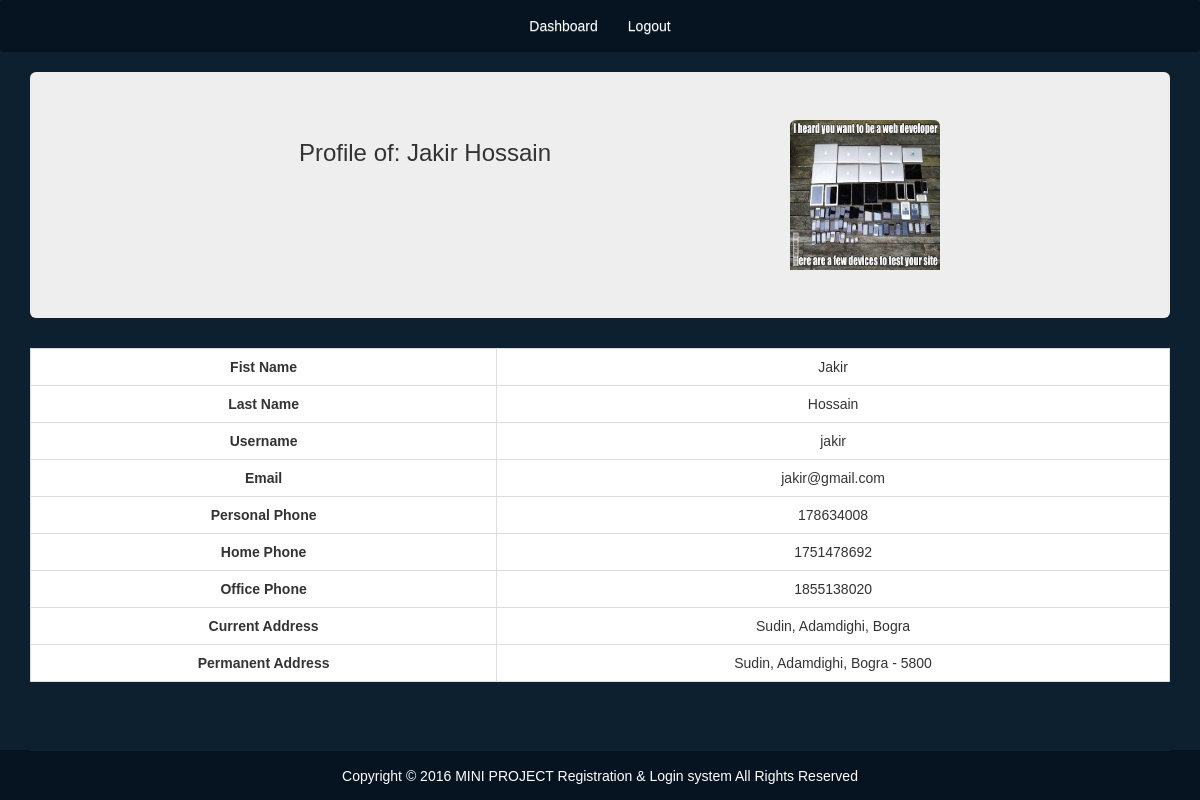
Page /viewprofile.php?id=97 (signed in) on the committed database.
### tables this page shows
CREATE TABLE `profiles` (
  `id` int(11) NOT NULL,
  `user_id` int(11) NOT NULL,
  `first_name` varchar(255) DEFAULT NULL,
  `last_name` varchar(255) DEFAULT NULL,
  `profile_pic` varchar(255) DEFAULT NULL,
  `personal_phone` int(11) DEFAULT NULL,
  `home_phone` int(11) DEFAULT NULL,
  `office_phone` int(11) DEFAULT NULL,
  `current_address` varchar(255) DEFAULT NULL,
  `permanent_address` varchar(255) DEFAULT NULL,
  `created_at` datetime DEFAULT NULL,
  `modified_at` datetime DEFAULT NULL,
  `deleted_at` datetime DEFAULT NULL,
  `modified_by` int(11) DEFAULT NULL
);

CREATE TABLE `users` (
  `id` int(11) NOT NULL,
  `user_group_id` int(11) NOT NULL,
  `unique_id` varchar(255) NOT NULL,
  `username` varchar(255) NOT NULL,
  `password` varchar(255) NOT NULL,
  `email` varchar(255) NOT NULL,
  `modified_at` datetime NOT NULL,
  `created_at` datetime NOT NULL,
  `deleted_at` datetime DEFAULT NULL,
  `is_active` int(11) DEFAULT NULL
);

### app/src/User.php (called while the page is built, shortened)
<?php
class User
{
    public $conn = '';
    public $dbUsserName = 'root';
    public $dbPass = '';
    public $id = '';
    public function __construct()
    {
        try {
            $this->conn = new PDO('mysql:host=localhost;dbname=miniprojectreg', $this->dbUsserName, $this->dbPass);
        } catch (PDOException $e) {
            echo 'ERROR: ' . $e->getMessage();
        }
    }
    public function prepare($data = array())
    {
        if (is_array($data) && array_key_exists('id', $data)) {
            $this->id = $data['id'];
        }
        return $this;
    }
    public function viewProfile()
    {
        $stmt = $this->conn->prepare("SELECT p.first_name, p.last_name, u.username, u.email, p.personal_phone, p.home_phone, p.office_phone, p.current_address, p.permanent_address FROM users u JOIN profiles p ON u.id = p.user_id WHERE u.id = :id");
        $stmt->execute(array(':id' => $this->id));
        $singleUser = $stmt->fetch(PDO::FETCH_ASSOC);
        return $singleUser;
    }
    public function editProfile()
    {
        $stmt = $this->conn->prepare("SELECT p.first_name, p.last_name, p.profile_pic, u.id, u.username, u.email, p.personal_phone, p.home_phone, p.office_phone, p.current_address, p.permanent_address FROM users u JOIN profiles p ON u.id = p.user_id WHERE u.id = :id");
        $stmt->execute(array(':id' => $this->id));
        $singleUser = $stmt->fetch(PDO::FETCH_ASSOC);
        return $singleUser;
    }
}

### viewprofile.php (the view, shortened to what this page needs)
<?php
$user = new User();
$singleuser = $user->prepare($_GET)->viewProfile();
$userPicture = $user->prepare($_GET)->editProfile();
?>
<!doctype html>
<html lang="en-US">
<head>
    <link rel="stylesheet" href="./assets/css/font-awesome.min.css">
    <link rel="stylesheet" href="./assets/css/bootstrap-theme.min.css">
    <link rel="stylesheet" href="./assets/css/bootstrap.min.css">
    <link rel="stylesheet" href="./assets/css/style.css">
</head>
<body>
    <div class="headerArea">
        <nav class="navbar navbarBg">
            <div class="container-fluid">
                <div class="collapse navbar-collapse" id="crud-main-navbar">
                    <ul class="nav navbar-nav crudNav">
                        <li>
                            <a href="dashboard.php">Dashboard</a>
                        </li>
                        <li>
                            <a href="logout.php">Logout</a>
                        </li>
                    </ul>
                </div>
            </div>
        </nav>
    </div>
    <div class="container">
        <div class="jumbotron">
            <div class="row">
                <div class="col-md-8">
                    <div class="alignCenter">
                        <h3 class="">Profile of:
                            <?php
                                if (isset($singleuser['first_name']) && isset($singleuser['last_name'])) {
                                echo $singleuser['first_name'] . "\n". $singleuser['last_name'];
                            } else {
                                echo $singleuser['username'];
                            }
                            ?>
                        </h3>
                    </div>
                </div>
                <div class="col-md-4">
                    <div class="profilePic">
                        <img
                            src="<?php echo 'assets/img/' . $userPicture['profile_pic']; ?>"
                            alt=""
                            id="profilePic"
                            width="150"
                            height="150">
                    </div>
                </div>
            </div>
        </div>
    </div>
    <div class="container">
        <div class="singleUser">
            <table class="table table-responsive table-bordered table-hover">
                <tbody>
                    <tr>
                        <th>Fist Name</th>
                        <td><?php echo $singleuser['first_name']; ?></td>
                    </tr>
                    <tr>
                        <th>Last Name</th>
                        <td><?php echo $singleuser['last_name']; ?></td>
                    </tr>
                    <tr>
                        <th>Username</th>
                        <td><?php echo $singleuser['username']; ?></td>
                    </tr>
                    <tr>
                        <th>Email</th>
                        <td><?php echo $singleuser['email']; ?></td>
                    </tr>
                    <tr>
                        <th>Personal Phone</th>
                        <td><?php echo $singleuser['personal_phone']; ?></td>
                    </tr>
                    <tr>
                        <th>Home Phone</th>
                        <td><?php echo $singleuser['home_phone']; ?></td>
                    </tr>
                    <tr>
                        <th>Office Phone</th>
                        <td><?php echo $singleuser['office_phone']; ?></td>
                    </tr>
                    <tr>
                        <th>Current Address</th>
                        <td><?php echo $singleuser['current_address']; ?></td>
                    </tr>
                    <tr>
                        <th>Permanent Address</th>
                        <td><?php echo $singleuser['permanent_address']; ?></td>
                    </tr>
                </tbody>
            </table>
        </div>
    </div>
    <?php
    include_once './content-part.php';
    ?>
</body>
</html>

### assets/css/style.css (style rules this page uses)
html { position: relative; min-height: 100%; }
body { font-family: "Verdana", sans-serif; font-size: 14px; background: #0d202f none repeat scroll 0 0; margin-bottom: 50px; }
.alignCenter { text-align: center; }
table { background: #fff; border: 1px solid; border-radius: 4px; }
table th, td { text-align: center; }
.navbar .navbar-nav { display: inline-block; float: none; vertical-align: top; }
.navbar .navbar-collapse { text-align: center; }
.navbarBg, #creditArea { background: #061421 none repeat scroll 0 0!important; }
ul.crudNav li > a { color: #ffffff; }
.profilePic img { border-top-left-radius: 6px; border-top-right-radius: 6px; transition: all 0.2s ease 0s; }

### rows in the picture
profiles: first_name "Jakir", last_name "Hossain", profile_pic (picture), user.username "jakir", user.email "jakir@gmail.com", personal_phone "178634008", home_phone "1751478692", office_phone "1855138020", current_address "Sudin, Adamdighi, Bogra", permanent_address "Sudin, Adamdighi, Bogra - 5800"
